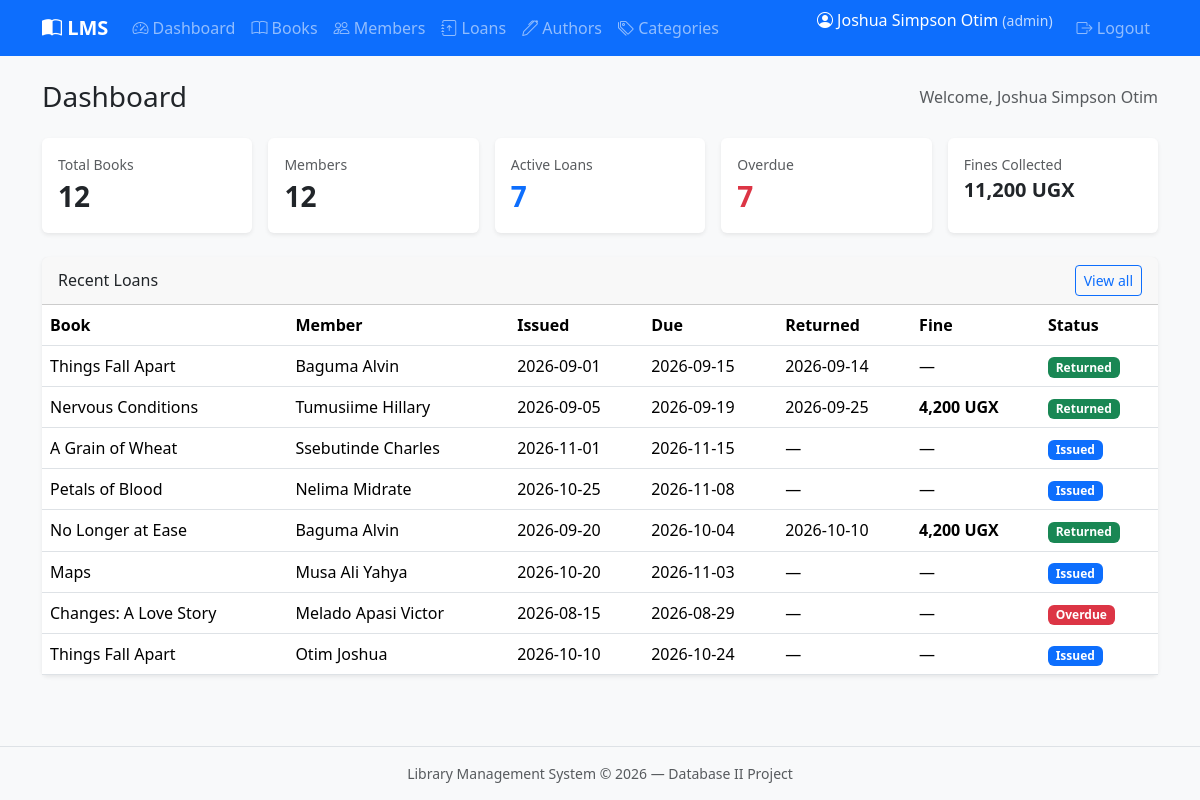
The page /dashboard/ (signed in) on the database its author committed.
### tables this page shows
CREATE TABLE loans (
  id INT UNSIGNED AUTO_INCREMENT PRIMARY KEY,
  member_id INT UNSIGNED NOT NULL,
  book_id INT UNSIGNED NOT NULL,
  date_issued DATE NOT NULL,
  due_date DATE NOT NULL,
  date_returned DATE DEFAULT NULL,
  fine DECIMAL(12,2) NOT NULL DEFAULT 0.00 COMMENT 'Fine in UGX, calculated on return',
  status ENUM('issued', 'returned', 'overdue') NOT NULL DEFAULT 'issued',
  created_at TIMESTAMP DEFAULT CURRENT_TIMESTAMP,
  updated_at TIMESTAMP DEFAULT CURRENT_TIMESTAMP ON UPDATE CURRENT_TIMESTAMP,
  CONSTRAINT fk_loans_member FOREIGN KEY (member_id) REFERENCES members(id)
    ON UPDATE CASCADE ON DELETE RESTRICT,
  CONSTRAINT fk_loans_book FOREIGN KEY (book_id) REFERENCES books(id)
    ON UPDATE CASCADE ON DELETE RESTRICT,
  CONSTRAINT chk_fine CHECK (fine >= 0)
);

CREATE TABLE books (
  id INT UNSIGNED AUTO_INCREMENT PRIMARY KEY,
  isbn VARCHAR(20) NOT NULL UNIQUE,
  title VARCHAR(255) NOT NULL,
  author_id INT UNSIGNED NOT NULL,
  category_id INT UNSIGNED NOT NULL,
  publisher VARCHAR(150) DEFAULT NULL,
  year_published YEAR DEFAULT NULL,
  total_copies INT UNSIGNED NOT NULL DEFAULT 1,
  available_copies INT UNSIGNED NOT NULL DEFAULT 1,
  created_at TIMESTAMP DEFAULT CURRENT_TIMESTAMP,
  updated_at TIMESTAMP DEFAULT CURRENT_TIMESTAMP ON UPDATE CURRENT_TIMESTAMP,
  CONSTRAINT fk_books_author FOREIGN KEY (author_id) REFERENCES authors(id)
    ON UPDATE CASCADE ON DELETE RESTRICT,
  CONSTRAINT fk_books_category FOREIGN KEY (category_id) REFERENCES categories(id)
    ON UPDATE CASCADE ON DELETE RESTRICT,
  CONSTRAINT chk_copies CHECK (available_copies <= total_copies AND available_copies >= 0)
);

CREATE TABLE members (
  id INT UNSIGNED AUTO_INCREMENT PRIMARY KEY,
  member_number VARCHAR(20) NOT NULL UNIQUE,
  full_name VARCHAR(150) NOT NULL,
  email VARCHAR(150) NOT NULL UNIQUE,
  phone VARCHAR(30) DEFAULT NULL,
  status ENUM('active', 'suspended') NOT NULL DEFAULT 'active',
  date_joined DATE NOT NULL,
  created_at TIMESTAMP DEFAULT CURRENT_TIMESTAMP,
  updated_at TIMESTAMP DEFAULT CURRENT_TIMESTAMP ON UPDATE CURRENT_TIMESTAMP
);

### includes/functions.php (called while the page is built, shortened)
<?php
function e(?string $value): string
{
    return htmlspecialchars($value ?? '', ENT_QUOTES, 'UTF-8');
}
function format_ugx(float $amount): string
{
    return number_format($amount, 0, '.', ',') . ' UGX';
}

### dashboard/index.php (the view, shortened to what this page needs)
<?php
require_once __DIR__ . '/../config/database.php';
require_once __DIR__ . '/../includes/functions.php';
$stats = [
    'books'      => $pdo->query('SELECT COUNT(*) FROM books')->fetchColumn(),
    'members'    => $pdo->query('SELECT COUNT(*) FROM members')->fetchColumn(),
    'active_loans' => $pdo->query("SELECT COUNT(*) FROM loans WHERE date_returned IS NULL")->fetchColumn(),
    'overdue'    => $pdo->query("SELECT COUNT(*) FROM loans WHERE date_returned IS NULL AND due_date < CURDATE()")->fetchColumn(),
    'total_fines'=> $pdo->query('SELECT COALESCE(SUM(fine),0) FROM loans')->fetchColumn(),
];
$recent = $pdo->query("
    SELECT l.id, b.title, m.full_name, l.date_issued, l.due_date, l.date_returned, l.fine, l.status
    FROM loans l
    JOIN books b ON b.id = l.book_id
    JOIN members m ON m.id = l.member_id
    ORDER BY l.created_at DESC
    LIMIT 8
")->fetchAll();
include __DIR__ . '/../includes/header.php';
?>
<div class="d-flex justify-content-between align-items-center mb-4">
    <h1 class="h3 mb-0">Dashboard</h1>
    <span class="text-muted">Welcome, <?= e($_SESSION['full_name']) ?></span>
</div>
<div class="row g-3 mb-4">
    <div class="col-6 col-md-4 col-lg">
        <div class="card card-stat h-100">
            <div class="card-body">
                <div class="text-muted small">Total Books</div>
                <div class="fs-3 fw-bold"><?= (int)$stats['books'] ?></div>
            </div>
        </div>
    </div>
    <div class="col-6 col-md-4 col-lg">
        <div class="card card-stat h-100">
            <div class="card-body">
                <div class="text-muted small">Members</div>
                <div class="fs-3 fw-bold"><?= (int)$stats['members'] ?></div>
            </div>
        </div>
    </div>
    <div class="col-6 col-md-4 col-lg">
        <div class="card card-stat h-100">
            <div class="card-body">
                <div class="text-muted small">Active Loans</div>
                <div class="fs-3 fw-bold text-primary"><?= (int)$stats['active_loans'] ?></div>
            </div>
        </div>
    </div>
    <div class="col-6 col-md-4 col-lg">
        <div class="card card-stat h-100">
            <div class="card-body">
                <div class="text-muted small">Overdue</div>
                <div class="fs-3 fw-bold text-danger"><?= (int)$stats['overdue'] ?></div>
            </div>
        </div>
    </div>
    <div class="col-6 col-md-4 col-lg">
        <div class="card card-stat h-100">
            <div class="card-body">
                <div class="text-muted small">Fines Collected</div>
                <div class="fs-5 fw-bold"><?= format_ugx((float)$stats['total_fines']) ?></div>
            </div>
        </div>
    </div>
</div>
<div class="card">
    <div class="card-header d-flex justify-content-between align-items-center">
        <span>Recent Loans</span>
        <a href="/library-system/loans/" class="btn btn-sm btn-outline-primary">View all</a>
    </div>
    <div class="table-responsive">
        <table class="table table-hover mb-0">
            <thead>
                <tr>
                    <th>Book</th>
                    <th>Member</th>
                    <th>Issued</th>
                    <th>Due</th>
                    <th>Returned</th>
                    <th>Fine</th>
                    <th>Status</th>
                </tr>
            </thead>
            <tbody>
            <?php if (empty($recent)): ?>
                <tr><td colspan="7" class="text-center text-muted">No loans yet</td></tr>
            <?php else: ?>
                <?php foreach ($recent as $row): ?>
                <tr>
                    <td><?= e($row['title']) ?></td>
                    <td><?= e($row['full_name']) ?></td>
                    <td><?= e($row['date_issued']) ?></td>
                    <td><?= e($row['due_date']) ?></td>
                    <td><?= e($row['date_returned'] ?? '—') ?></td>
                    <td class="<?= $row['fine'] > 0 ? 'fine-amount' : '' ?>">
                        <?= $row['fine'] > 0 ? format_ugx((float)$row['fine']) : '—' ?>
                    </td>
                    <td>
                        <?php
                        $badge = match ($row['status']) {
                            'returned' => 'bg-success',
                            'overdue'  => 'bg-danger',
                            default    => 'bg-primary',
                        };
                        ?>
                        <span class="badge <?= $badge ?>"><?= e(ucfirst($row['status'])) ?></span>
                    </td>
                </tr>
                <?php endforeach; ?>
            <?php endif; ?>
            </tbody>
        </table>
    </div>
</div>
<?php include __DIR__ . '/../includes/footer.php'; ?>

### includes/header.php (shortened to what this page needs)
<?php
require_once __DIR__ . '/functions.php';
?>
<!DOCTYPE html>
<html lang="en">
<head>
    <link href="https://cdn.jsdelivr.net/npm/bootstrap@5.3.3/dist/css/bootstrap.min.css" rel="stylesheet">
    <link href="https://cdn.jsdelivr.net/npm/bootstrap-icons@1.11.3/font/bootstrap-icons.min.css" rel="stylesheet">
    <link href="/library-system/assets/css/style.css" rel="stylesheet">
</head>
<body>
<?php include __DIR__ . '/navbar.php'; ?>
<main class="container py-4">

### includes/navbar.php (shortened to what this page needs)
<nav class="navbar navbar-expand-lg navbar-dark bg-primary sticky-top">
    <div class="container">
        <a class="navbar-brand fw-bold" href="/library-system/dashboard/">
            <i class="bi bi-book-half"></i> LMS
        </a>
        <div class="collapse navbar-collapse" id="mainNav">
            <?php if (!empty($_SESSION['user_id'])): ?>
            <ul class="navbar-nav me-auto">
                <li class="nav-item">
                    <a class="nav-link" href="/library-system/dashboard/"><i class="bi bi-speedometer2"></i> Dashboard</a>
                </li>
                <li class="nav-item">
                    <a class="nav-link" href="/library-system/books/"><i class="bi bi-book"></i> Books</a>
                </li>
                <li class="nav-item">
                    <a class="nav-link" href="/library-system/members/"><i class="bi bi-people"></i> Members</a>
                </li>
                <li class="nav-item">
                    <a class="nav-link" href="/library-system/loans/"><i class="bi bi-journal-arrow-up"></i> Loans</a>
                </li>
                <li class="nav-item">
                    <a class="nav-link" href="/library-system/authors/"><i class="bi bi-pen"></i> Authors</a>
                </li>
                <li class="nav-item">
                    <a class="nav-link" href="/library-system/categories/"><i class="bi bi-tags"></i> Categories</a>
                </li>
            </ul>
            <ul class="navbar-nav">
                <li class="nav-item">
                    <span class="navbar-text text-white me-3">
                        <i class="bi bi-person-circle"></i>
                        <?= e($_SESSION['full_name'] ?? 'User') ?>
                        <small class="opacity-75">(<?= e($_SESSION['role'] ?? '') ?>)</small>
                    </span>
                </li>
                <li class="nav-item">
                    <a class="nav-link" href="/library-system/auth/logout.php">
                        <i class="bi bi-box-arrow-right"></i> Logout
                    </a>
                </li>
            </ul>
            <?php endif; ?>
        </div>
    </div>
</nav>

### includes/footer.php (shortened to what this page needs)
</main>
<footer class="bg-light border-top py-3 mt-auto">
    <div class="container text-center text-muted small">
        Library Management System &copy; <?= date('Y') ?> &mdash; Database II Project
    </div>
</footer>
</body>
</html>

### assets/css/style.css (style rules this page uses)
body { min-height: 100vh; display: flex; flex-direction: column; background-color: #f8f9fa; }
main { flex: 1; }
.card { border: none; box-shadow: 0 0.125rem 0.25rem rgba(0, 0, 0, 0.075); }
.card-stat { transition: transform 0.15s ease; }
.table th { white-space: nowrap; }
.fine-amount { font-weight: 600; color: #b02a37; }

### rows shown on the page
loans: book.title "Things Fall Apart", member.full_name "Baguma Alvin", date_issued "2026-09-01", due_date "2026-09-15", date_returned "2026-09-14", status "Returned"
loans: book.title "Nervous Conditions", member.full_name "Tumusiime Hillary", date_issued "2026-09-05", due_date "2026-09-19", date_returned "2026-09-25", fine "4,200 UGX", status "Returned"
loans: book.title "A Grain of Wheat", member.full_name "Ssebutinde Charles", date_issued "2026-11-01", due_date "2026-11-15", date_returned "—", status "Issued"
loans: book.title "Petals of Blood", member.full_name "Nelima Midrate", date_issued "2026-10-25", due_date "2026-11-08", date_returned "—", status "Issued"
loans: book.title "No Longer at Ease", member.full_name "Baguma Alvin", date_issued "2026-09-20", due_date "2026-10-04", date_returned "2026-10-10", fine "4,200 UGX", status "Returned"
loans: book.title "Maps", member.full_name "Musa Ali Yahya", date_issued "2026-10-20", due_date "2026-11-03", date_returned "—", status "Issued"
loans: book.title "Changes: A Love Story", member.full_name "Melado Apasi Victor", date_issued "2026-08-15", due_date "2026-08-29", date_returned "—", status "Overdue"
loans: book.title "Things Fall Apart", member.full_name "Otim Joshua", date_issued "2026-10-10", due_date "2026-10-24", date_returned "—", status "Issued"

### other values the page prints
$_SESSION['full_name'] "Joshua Simpson Otim"
$_SESSION['role'] "admin"
$stats['books'] "12"
$stats['members'] "12"
$stats['active_loans'] "7"
$stats['overdue'] "7"
format_ugx((float)$stats['total_fines']) "11,200 UGX"
